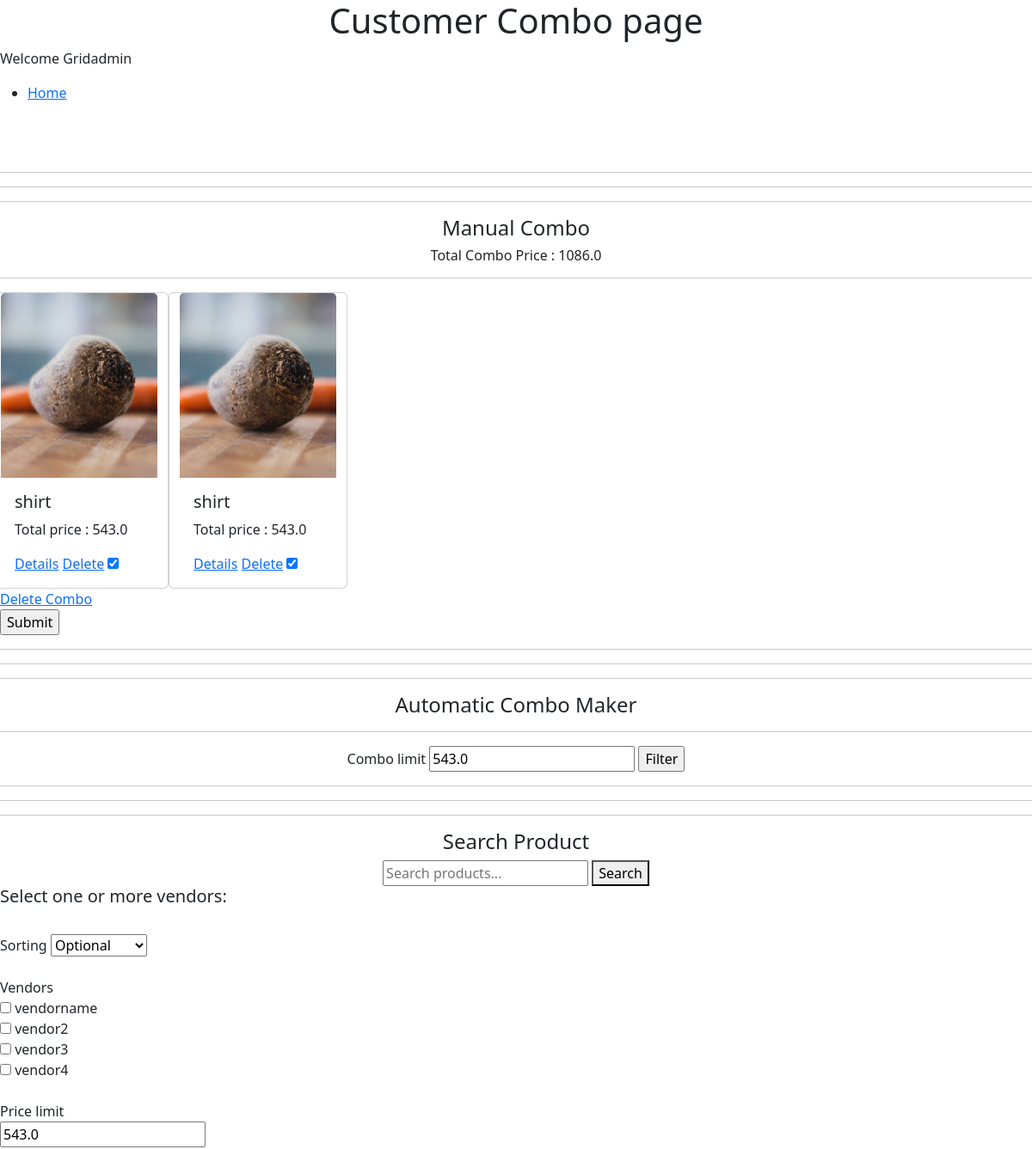
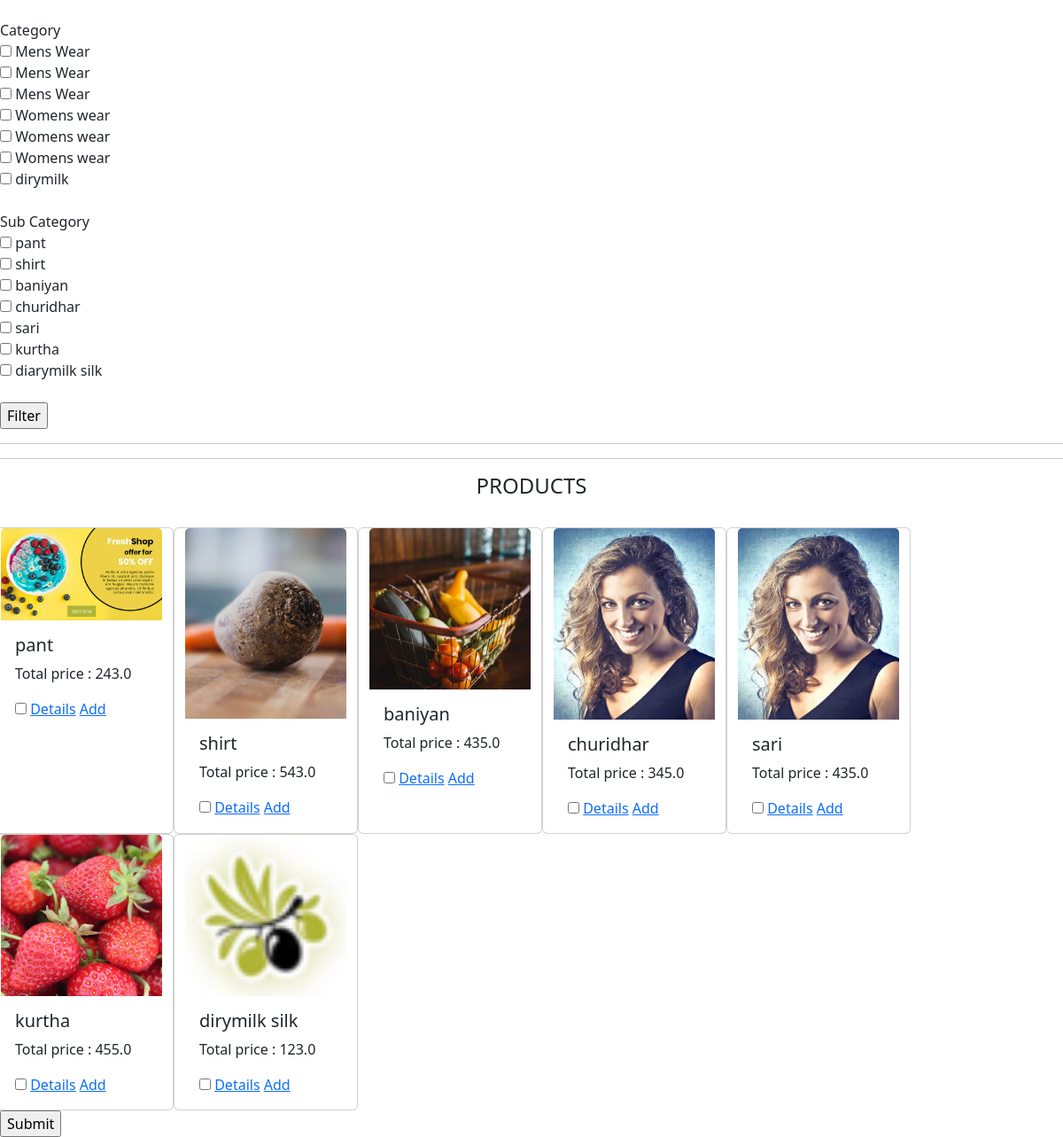
/Customer_Combo (signed in), run on the app's committed database (2 pictures, top to bottom).
### gridfokuzapp/models.py (models this page shows, shortened)
class ManualComboTemp(models.Model):
    product = models.ForeignKey(AddProducts, on_delete=models.CASCADE, null=True)
    usr = models.ForeignKey(User, on_delete=models.CASCADE,null=True,blank=True)

class AddProducts(models.Model):
    SKU = models.CharField(max_length=10, null=True)
    Vendor = models.ForeignKey(AddVendors ,on_delete=models.SET_NULL, null=True)
    Category = models.CharField(max_length=50, null=True)
    Sub_category = models.CharField(max_length=50, null=True)
    Product_Name = models.CharField(max_length=50, null=True)
    MRP = models.IntegerField(null=True)
    Vendor_Price = models.FloatField(null=True)
    Total_GF_price = models.FloatField(null=True)
    final_price = models.FloatField(null=True)
    product_image = models.ImageField(upload_to="product_images", null=True)
    discription = models.CharField(max_length=250, null=True)
    temp_discription = models.CharField(max_length=250, null=True)
    branding_category = models.CharField(max_length=50, null=True)
    profit_percentage = models.FloatField(default=0,null=True)
    branding_cost = models.FloatField(default=0, null=True)
    transportation_cost = models.FloatField(default=0, null=True)
    tax = models.FloatField(null=True)
    profit_type = models.CharField(max_length=30, null=True)
    usrinput = models.CharField(max_length=250, null=True)

class AddVendors(models.Model):
    vendorname = models.CharField(max_length=30)
    ventorcode = models.CharField(max_length=30, null=True)

### gridfokuzapp/views.py (the view)
# urls.py: path("Customer_Combo", views.Customer_Combo, name="Customer_Combo"),
def Customer_Combo(request):
    if not request.user.is_authenticated:
        return redirect('Usrlogin')
    name = request.user
    product = AddProducts.objects.all().order_by('Category')
    category = Category.objects.all().order_by("category_name")
    sub_category = SubCategory.objects.all().order_by("subcategory_name")
    vendors = AddVendors.objects.all()
    price = [p.Total_GF_price for p in product]
    limit = max(price)
    combo_product = ManualComboTemp.objects.filter(usr=request.user)
    product_price = []
    for i in combo_product:
        combo_prod = AddProducts.objects.get(id=i.product.id)
        product_price.append(combo_prod.Total_GF_price)
    combo_price = sum(product_price)
    return render(request, "Customer/Customer_ComboSection.html",{"name":name,
                                                "product":product,
                                                "category":category,
                                         "sub_category":sub_category,
                                                "vendors":vendors,
                                                "limit":limit,
                                                "combo_product":combo_product,
                                                "combo_price":combo_price})

### templates/Customer/Customer_ComboSection.html (shortened to what this page needs)
<!DOCTYPE html>
<html lang="en">
<head>
    <link href="https://cdn.jsdelivr.net/npm/bootstrap@5.2.3/dist/css/bootstrap.min.css" rel="stylesheet">
</head>
<body>
    <h1 style="text-align:center">Customer Combo page</h1>
    <p>Welcome {{name}}</p>
    <ul>
        <li><a href="/home">Home</a></li>
    </ul><br><br>
    <hr>
    <hr>
    <hr>
    <h4 style="text-align:center;">Manual Combo</h4>
    <h6 id="combo-price" style="text-align:center;">Total Combo Price : {{combo_price}}</h6>
    <hr>
    <form action="/Customer_SortedManualCombofinal" method="post">
        <div class="col-12">
            <div class="row">
                {% for i in combo_product %}
                <div class="card" style="width: 13rem;">
                    <img src="{{i.product.product_image.url}}" class="card-img-top" alt="...">
                    <div class="card-body">
                        <h5 class="card-title">{{i.product.Product_Name}}</h5>
                        <p>Total price : {{i.product.Total_GF_price}}</p>
                        <a href="{% url 'Customer_product_detail' i.product.id %}">Details</a>
                        <a href="{% url 'Customer_Product_Manual_Combo_Del' i.product.id %}">Delete</a>
                        <input type="checkbox" name="manualcombolist" value="{{i.product.id}}" checked>
                    </div>
                </div>
                {% endfor %}
                <a href="DeleteCombo">Delete Combo</a>
            </div>
        </div>
        <input class="combobtn" type="submit">
    </form>
    <hr>
    <hr>
    <hr>
    <h4 style="text-align:center;">Automatic Combo Maker</h4>
    <hr>
    <div class="comboform">
        <form action="Customer_combo_products" method="post">
            <label>Combo limit</label>
            <input type="number" name="limit" placeholder="Enter your limit" value="{{limit}}" step="0.0001" required>
            <input type="submit" value="Filter">
        </form>
    </div>
    <hr>
    <hr>
    <hr>
    <h4 style="text-align:center;">Search Product</h4>
    <div class="searchform">
        <form action="{% url 'Customer_combo_product_list' %}" method="GET">
            <input type="text" name="search" placeholder="Search products...">
            <button type="submit">Search</button>
        </form>
    </div>
    <h5>Select one or more vendors:</h5>
    <form action="Customer_combo_sort_products" method="post">
        <br><label>Sorting</label>
        <select name="sorting">
            <option value="null">Optional</option>
        </select><br><br>
        <label>Vendors</label><br>
        {% for vendor in vendors %}
        <input type="checkbox" name="vendor" value="{{ vendor.vendorname }}"> {{ vendor.vendorname }}<br>
        {% endfor %}<br>
        <label>Price limit</label><br>
        <input type="number" name="limit" placeholder="Enter your limit" value="{{limit}}" step="0.0001" required><br><br>
        <label>Category</label><br>
        {% for i in product %}
        <input type="checkbox" name="category" value="{{ i.Category }}"> {{ i.Category }}<br>
        {% endfor %}<br>
        <label>Sub Category</label><br>
        {% for i in product %}
        <input type="checkbox" name="sub_category" value="{{ i.Sub_category }}"> {{ i.Sub_category }}<br>
        {% endfor %}<br>
        <input type="submit" value="Filter">
    </form>
    <hr>
    <hr>
    <h4 style="text-align:center;">PRODUCTS</h4><br>
    <form action="Customer_MakeMaualCombo" method="post">
        <div class="col-12">
            <div class="row">
                {% for i in product %}
                <div class="card" style="width: 13rem;">
                    <img src="{{i.product_image.url}}" class="card-img-top" alt="...">
                    <div class="card-body">
                        <h5 class="card-title">{{i.Product_Name}}</h5>
                        <p>Total price : {{i.Total_GF_price}}</p>
                        <input type="checkbox" name="manualcombolist" value="{{i.id}}">
                        <a href="{% url 'Customer_product_detail' i.id %}">Details</a>
                        <a href="{% url 'Customer_AddToManualCombo' i.id %}">Add</a>
                    </div>
                </div>
                {% endfor %}
            </div>
        </div>
        {% if combo %}
        {% else %}
        <input class="combobtn" type="submit">
        {% endif %}
    </form>
</body>
</html>

### templates/Customer/Customer_ComboSection.html (style rules this page uses)
.searchform { display: flex; flex-direction: column; align-items: center; }
.comboform { display: flex; flex-direction: column; align-items: center; }
.card { float: left; }

### data on the page
ManualComboTemp: product.product_image (picture), product.Product_Name "shirt", product.Total_GF_price "543.0"
ManualComboTemp: product.product_image (picture), product.Product_Name "shirt", product.Total_GF_price "543.0"
AddProducts: limit "543.0", Category "Mens Wear", Sub_category "shirt", product_image (picture), Product_Name "shirt", Total_GF_price "543.0"
AddVendors: vendorname "vendorname"
AddVendors: vendorname "vendor2"
AddVendors: vendorname "vendor3"
AddVendors: vendorname "vendor4"
AddProducts: Category "Mens Wear", Sub_category "pant", product_image (picture), Product_Name "pant", Total_GF_price "243.0"
AddProducts: Category "Mens Wear", Sub_category "baniyan", product_image (picture), Product_Name "baniyan", Total_GF_price "435.0"
AddProducts: Category "Womens wear", Sub_category "churidhar", product_image (picture), Product_Name "churidhar", Total_GF_price "345.0"
AddProducts: Category "Womens wear", Sub_category "sari", product_image (picture), Product_Name "sari", Total_GF_price "435.0"
AddProducts: Category "Womens wear", Sub_category "kurtha", product_image (picture), Product_Name "kurtha", Total_GF_price "455.0"
AddProducts: Category "dirymilk", Sub_category "diarymilk silk", product_image (picture), Product_Name "dirymilk silk", Total_GF_price "123.0"

### other printed values
{{ name }} "Gridadmin"
{{ combo_price }} "1086.0"
